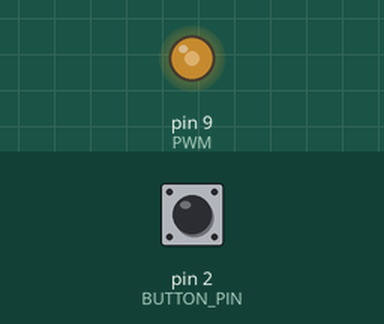
A program run on a simulated Arduino Pro Mini, built with avr-gcc and run on an emulated ATmega328P. Parts: output pins drawn as LEDs (lit = HIGH). Inputs (shaded band) come from the test bench; at power-on: pin 2 (BUTTON_PIN) HIGH.

Above: at 0.16 s.
At 1.06 s:
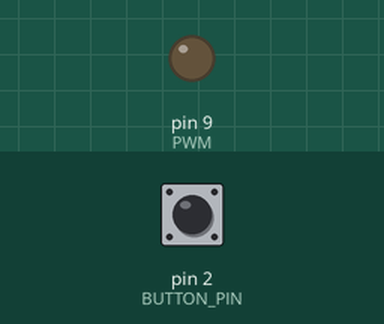
1.3 s: pin 2 (BUTTON_PIN) pulled LOW for 3.2 s
At 4.61 s:
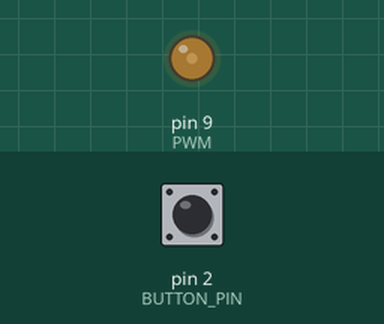
Timing chart, 0 to 12.2 s (numbered marks = the images above; inputs shaded):
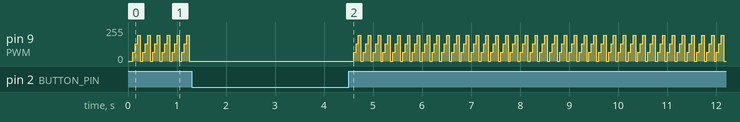

The program:

main.cpp
```cpp
#include <Arduino.h>
#define BUTTON_PIN 2
#define PWM 9


int estado_botao = 0;
int pwm = 0;
int ultimo_estado_botao = 0;
unsigned long tempo_acionado = 0;
unsigned long tempo_delay = 50;

void setup() {
  pinMode(PWM, OUTPUT);
  pinMode(BUTTON_PIN, INPUT_PULLUP);
}

void loop() {

  int leitura = digitalRead(BUTTON_PIN);

  if (leitura != ultimo_estado_botao) {
    ultimo_estado_botao = leitura;
    if (leitura == HIGH) {
      tempo_acionado = millis();
    }
  }

  if (leitura == HIGH && ((millis() - tempo_acionado) > tempo_delay)) {
    pwm += 64;
      if (pwm > 255) {
        pwm = 0;
      }
  }

  analogWrite(PWM, pwm);
  delay(50);
}
```
